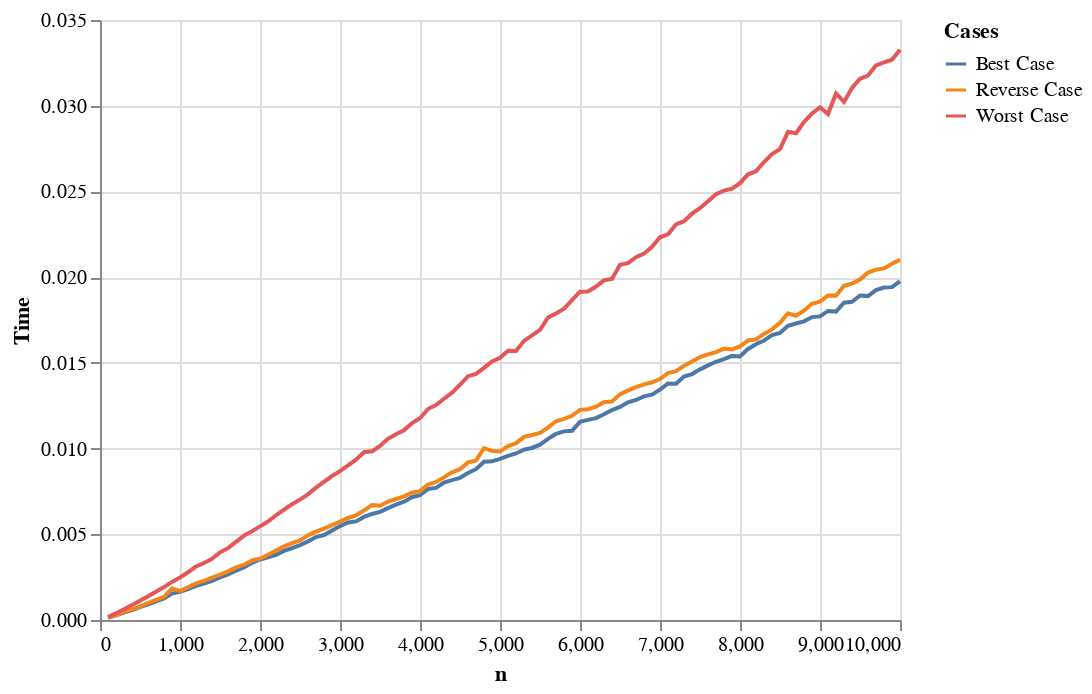

The notebook cell this image was saved under:
### Code cell
chart = plot_time()
chart

### Figure 1 — Vega-Lite specification as saved in the notebook (floating-point values rounded to 4 significant figures; data arrays with more than 128 entries replaced by an {"elided": "..."} marker saying what was removed)
{"config": {"view": {"continuousWidth": 400, "continuousHeight": 300}}, "data": {"name": "data-76d4678a9acdf0018d12f2c17743f02f"}, "mark": "line", "encoding": {"color": {"type": "nominal", "field": "Cases"}, "x": {"type": "quantitative", "field": "n"}, "y": {"type": "quantitative", "field": "Time"}}, "$schema": "https://vega.github.io/schema/vega-lite/v4.8.1.json", "datasets": {"data-76d4678a9acdf0018d12f2c17743f02f": {"elided": "300 records"}}}
